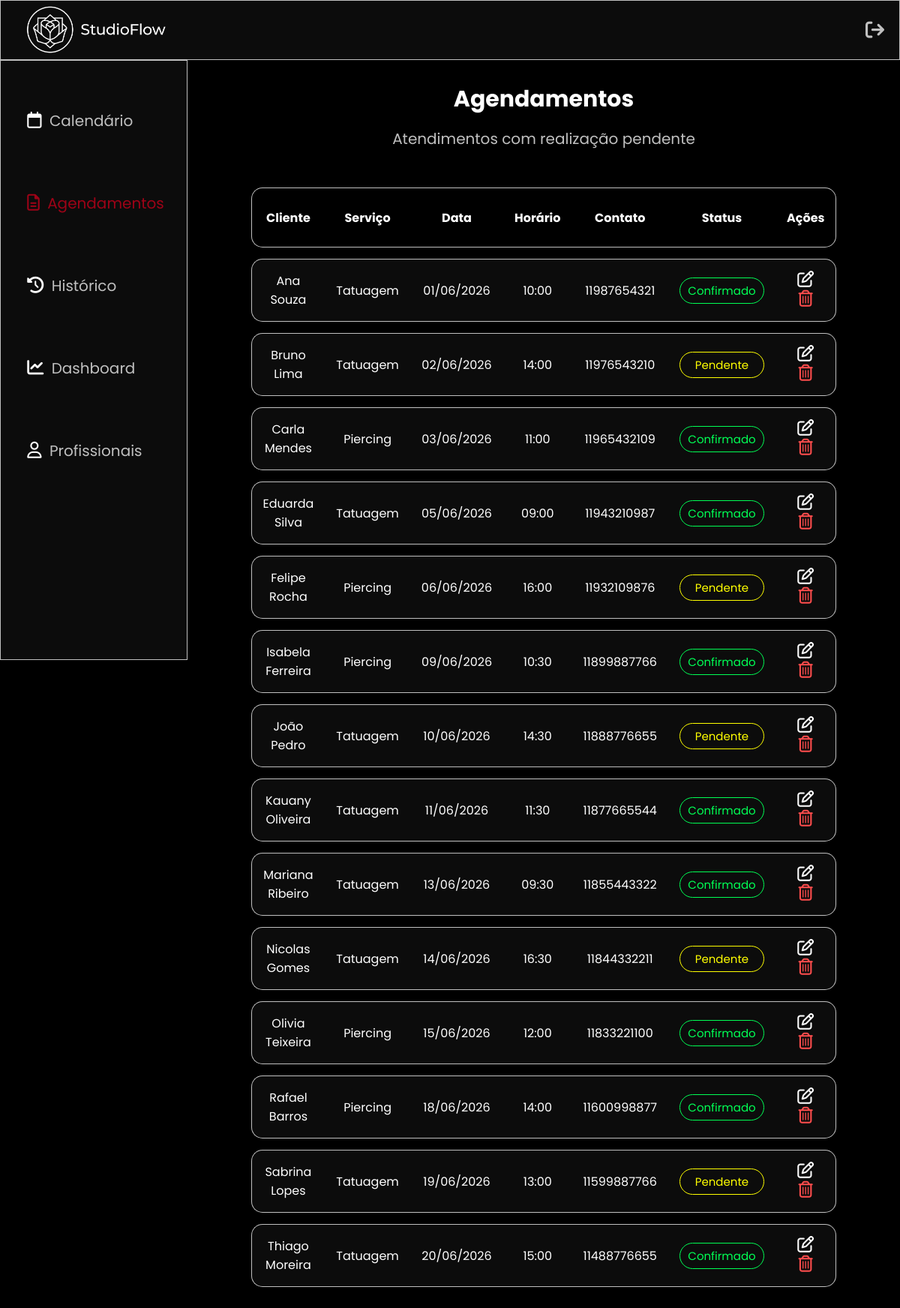
Screenshot of /frontend/admin/agendamentos.php with the database file from the repository.
### tables this page shows
CREATE TABLE agendamento (
    id_agendamento INT AUTO_INCREMENT PRIMARY KEY,
    id_cliente INT NOT NULL,
    id_profissional INT NOT NULL,
    id_servicos INT NOT NULL,
    data_agen DATE NOT NULL,
    horario TIME NOT NULL,
    status_agendamento ENUM('pendente', 'confirmado', 'cancelado', 'finalizado') 
        DEFAULT 'pendente',

    FOREIGN KEY (id_cliente) REFERENCES cliente(id_cliente),
    FOREIGN KEY (id_profissional) REFERENCES profissional(id_profissional),
    FOREIGN KEY (id_servicos) REFERENCES servicos(id_servicos)
);

CREATE TABLE cliente (
    id_cliente INT AUTO_INCREMENT PRIMARY KEY,
    nome VARCHAR(100) NOT NULL,
    contato_cliente VARCHAR(11) NOT NULL,
    data_nasc DATE NOT NULL
);

CREATE TABLE servicos (
    id_servicos INT AUTO_INCREMENT PRIMARY KEY,
    tipo_servico ENUM('tatuagem', 'piercing') NOT NULL,
    estilo ENUM('fineline','realista','old_school','flash_tattoo','anime','lettering','blackout','cobertura'),
    regiao VARCHAR(20) NOT NULL,
    quantidade INT
);

### frontend/admin/agendamentos.php (the view, shortened to what this page needs)
<?php require_once '../../backend/conexao.php';
$sql = "SELECT
  agendamento.id_agendamento,
  cliente.nome,
  cliente.contato_cliente,
  servicos.tipo_servico,
  agendamento.data_agen,
  agendamento.horario,
  agendamento.status_agendamento
  FROM agendamento INNER JOIN cliente ON agendamento.id_cliente = cliente.id_cliente
  INNER JOIN servicos ON agendamento.id_servicos = servicos.id_servicos WHERE agendamento.status_agendamento IN ('pendente','confirmado')";
$stmt = $pdo->prepare($sql);
$stmt->execute();
?>
<!DOCTYPE html>
<html lang="pt-BR">
<head>
    <link rel="stylesheet" href="../../assets/css/admin.css">
    <link rel="stylesheet" href="https://cdnjs.cloudflare.com/ajax/libs/font-awesome/6.5.0/css/all.min.css">
</head>
<body>
    <header>
        <nav class="topbar">
            <a href="../index.php"><img src="../../assets/img/logo/logo-white.png" alt="StudioFlow" class="logo"></a>
            <a href="../login.php" class="logout"><i class="fa-solid fa-arrow-right-from-bracket"></i></a>
        </nav>
    </header>
    <aside>
        <nav class="sidebar">
            <div class="nav-links">
                <a href="calendario.php"><i class="fa-regular fa-calendar icon"></i> Calendário</a>
                <a href="agendamentos.php" style="color: var(--red);"><i class="fa-regular fa-file-lines icon" style="color: var(--red);"></i> Agendamentos</a>
                <a href="historico.php"><i class="fa-solid fa-clock-rotate-left icon" ></i> Histórico</a>
                <a href="dashboard.php"><i class="fa-solid fa-chart-line icon"></i> Dashboard</a>
                <a href="profissionais.php"><i class="fa-regular fa-user icon"></i> Profissionais</a>
            </div>
        </nav>
    </aside>
    <main>
        <h2>Agendamentos</h2>
        <p>Atendimentos com realização pendente</p>
        <table><br>
        <thead>
          <tr>
            <th>Cliente</th>
            <th>Serviço</th>
            <th>Data</th>
            <th>Horário</th>
            <th>Contato</th>
            <th>Status</th>
            <th>Ações</th>
          </tr>
        </thead>
        <tbody>
          <?php while($row = $stmt->fetch()) { ?>
            <tr>
              <td><?php echo htmlspecialchars($row['nome']); ?></td>
              <td><?php echo ucfirst(htmlspecialchars($row['tipo_servico'])); ?></td>
              <td><?php echo date('d/m/Y', strtotime($row['data_agen'])); ?></td>
              <td><?php echo date('H:i', strtotime($row['horario'])); ?></td>
              <td><?php echo htmlspecialchars($row['contato_cliente']); ?></td>
              <td>
              <select name="status" class="status <?php echo $row['status_agendamento']; ?>" data-id="<?php echo $row['id_agendamento']; ?>">
              <option value="pendente" <?php if($row['status_agendamento'] == 'pendente') echo 'selected'; ?> class="pendente">Pendente</option>
              <option value="confirmado" <?php if($row['status_agendamento'] == 'confirmado') echo 'selected'; ?> class="confirmado">Confirmado</option>
            </select>
            </td>
            <td>
            <a href="editar-agendamento.php?id=<?php echo $row['id_agendamento']; ?>"><i class="fa-regular fa-pen-to-square icon"></i></a>
            <a href="../../backend/atualizar-status.php?excluir=<?php echo $row['id_agendamento']; ?>" onclick="return confirm('Deseja realmente excluir este agendamento?')">
            <i class="fa-regular fa-trash-can icon" style="color: var(--cancel);"></i></a>
            </td>
            </tr>
            <?php } ?>
          </tbody>
        </table>
      </main>
</body>
</html>

### assets/css/admin.css (style rules this page uses)
body { background-color: var(--bg) ; color: var(--white); }
.topbar { background-color: var(--dark); width: 100%; height: 80px; top: 0; position: fixed; padding: 0 20px ; display: flex; justify-content: space-between; align-items: center; border: 1px solid var(--light); z-index: 9999; }
.topbar a { display: flex; align-items: center; text-decoration: none; }
.logo { height: 80px; width: auto; }
.logout { color: var(--light); font-size: 25px; }
.sidebar { background-color: var(--dark); border: 1px solid var(--light); width: 250px; height: 100vh; position: fixed; top: 80px; left: 0; padding-top: 50px; justify-items: center; }
.nav-links a { display: block; color: var(--light); text-decoration: none; padding: 15px 20px; font-size: 20px; margin-bottom: 50px; }
main { margin-top: 80px; margin-left: 250px; padding: 30px; justify-items: center; text-align: center; }
h2 { color: var(--white); font-size: 30px; margin-bottom: 15px; }
p { color: var(--light); font-size: 20px; margin-bottom: 10px; }
.icon { font-size: 22px; color: var(--white); margin: 0 5px; }
table { width: 80%; border-collapse: separate; border-spacing: 0 15px; margin-bottom: 20px; }
thead th { padding: 15px; height: 80px; color: var(--white); border-top: 1px solid var(--light); border-bottom: 1px solid var(--light); }
thead th:first-child { border-left: 1px solid var(--light); border-radius: 15px 0 0 15px; }
thead th:last-child { border-right: 1px solid var(--light); border-radius: 0 15px 15px 0; }
tbody tr { height: 80px; background-color: var(--dark); }
td { height: 80px; padding: 15px; border-top: 1px solid var(--light); border-bottom: 1px solid var(--light); }
td:first-child { border-left: 1px solid var(--light); border-radius: 15px 0 0 15px; }
td:last-child { border-right: 1px solid var(--light); border-radius: 0 15px 15px 0; }
.status option { background-color: var(--gray) !important; }
.status { background-color: transparent; border: 1px solid var(--light); border-radius: 20px; padding: 8px 10px; font-size: 15px; color: var(--light); cursor: pointer; text-align: center; -webkit-appearance: none; }
.status.confirmado { color: var(--green); border-color: var(--green) !important; }
.status.pendente { color: var(--yellow); border-color: var(--yellow) !important; }

### assets/css/global.css (style rules this page uses)
* { margin: 0; padding: 0; box-sizing: border-box; font-family: 'Poppins', sans-serif; }
:root { --bg: #000; --dark: #0c0c0c; --red: #9d0317; --gray: #2a2a2a; --light: #c0c0c0; --white: #fff; --cancel: #ff4d4d; --blue: #006eff; --green: #00ff55; --yellow: #ffff00; }

### rows the page displays
agendamento: id_cliente.nome "Ana Souza", id_servicos.tipo_servico "Tatuagem", data_agen "01/06/2026", horario "10:00", id_cliente.contato_cliente "11987654321", status "Confirmado"
agendamento: id_cliente.nome "Bruno Lima", id_servicos.tipo_servico "Tatuagem", data_agen "02/06/2026", horario "14:00", id_cliente.contato_cliente "11976543210", status "Pendente"
agendamento: id_cliente.nome "Carla Mendes", id_servicos.tipo_servico "Piercing", data_agen "03/06/2026", horario "11:00", id_cliente.contato_cliente "11965432109", status "Confirmado"
agendamento: id_cliente.nome "Eduarda Silva", id_servicos.tipo_servico "Tatuagem", data_agen "05/06/2026", horario "09:00", id_cliente.contato_cliente "11943210987", status "Confirmado"
agendamento: id_cliente.nome "Felipe Rocha", id_servicos.tipo_servico "Piercing", data_agen "06/06/2026", horario "16:00", id_cliente.contato_cliente "11932109876", status "Pendente"
agendamento: id_cliente.nome "Isabela Ferreira", id_servicos.tipo_servico "Piercing", data_agen "09/06/2026", horario "10:30", id_cliente.contato_cliente "11899887766", status "Confirmado"
agendamento: id_cliente.nome "João Pedro", id_servicos.tipo_servico "Tatuagem", data_agen "10/06/2026", horario "14:30", id_cliente.contato_cliente "11888776655", status "Pendente"
agendamento: id_cliente.nome "Kauany Oliveira", id_servicos.tipo_servico "Tatuagem", data_agen "11/06/2026", horario "11:30", id_cliente.contato_cliente "11877665544", status "Confirmado"
agendamento: id_cliente.nome "Mariana Ribeiro", id_servicos.tipo_servico "Tatuagem", data_agen "13/06/2026", horario "09:30", id_cliente.contato_cliente "11855443322", status "Confirmado"
agendamento: id_cliente.nome "Nicolas Gomes", id_servicos.tipo_servico "Tatuagem", data_agen "14/06/2026", horario "16:30", id_cliente.contato_cliente "11844332211", status "Pendente"
agendamento: id_cliente.nome "Olivia Teixeira", id_servicos.tipo_servico "Piercing", data_agen "15/06/2026", horario "12:00", id_cliente.contato_cliente "11833221100", status "Confirmado"
agendamento: id_cliente.nome "Rafael Barros", id_servicos.tipo_servico "Piercing", data_agen "18/06/2026", horario "14:00", id_cliente.contato_cliente "11600998877", status "Confirmado"
agendamento: id_cliente.nome "Sabrina Lopes", id_servicos.tipo_servico "Tatuagem", data_agen "19/06/2026", horario "13:00", id_cliente.contato_cliente "11599887766", status "Pendente"
agendamento: id_cliente.nome "Thiago Moreira", id_servicos.tipo_servico "Tatuagem", data_agen "20/06/2026", horario "15:00", id_cliente.contato_cliente "11488776655", status "Confirmado"
